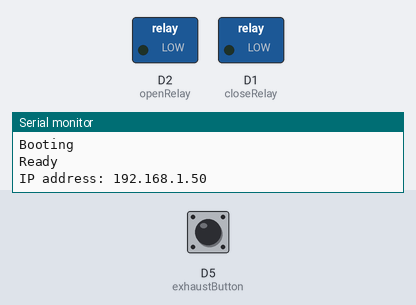
A sketch run on a simulated ESP8266 (NodeMCU). Shown: switched loads named in the sketch (green lamp = pin HIGH), the last lines printed to the serial monitor. Inputs (shaded band) come from the test bench; at power-on: D5 (exhaustButton) HIGH. WiFi joins after 1.5 s; servers stay silent unless stated; EEPROM starts erased.

Above: at 6.2 s.
6.3 s: D5 (exhaustButton) pulled LOW for 0.15 s
At 6.9 s:
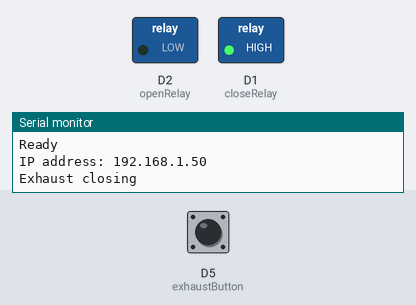
9.4 s: D5 (exhaustButton) pulled LOW for 1 s
At 10.5 s:
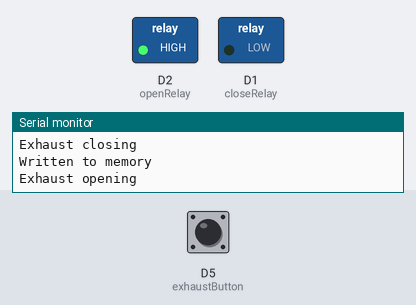
12.9 s: D5 (exhaustButton) pulled LOW for 3.2 s
At 15.8 s:
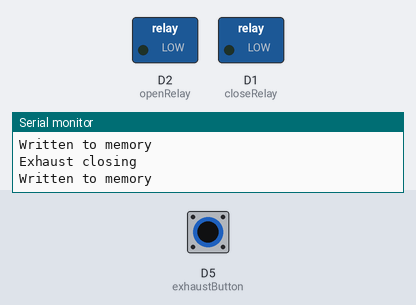
Timing chart, 0 to 17.3 s (numbered marks = the images above; inputs shaded):
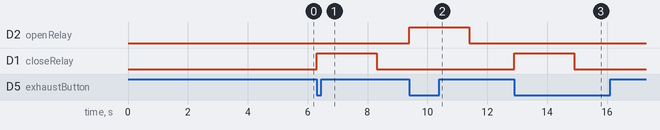

The sketch:

exhaust_d1_github.ino
```cpp
//Program for opening and closing exhaust
//Version 1
//
//2.19.2021
//By: Ken Zimny

//==========================//
//Included Libraries
//==========================//

//EEPROM
#include <EEPROM.h>

//OTA
#include <ESP8266WiFi.h>
#include <ESP8266mDNS.h>
#include <WiFiUdp.h>
#include <ArduinoOTA.h>

//==========================//
//Definitions
//==========================//

//I/O pins
#define openRelay D2
#define closeRelay D1
#define exhaustButton D5


//==========================//
//Vars and Constants
//==========================//

//Debounce int
int buttonState;             // the current reading from the input pin
int lastButtonState = LOW;   // the previous reading from the input pin
int buttonReading;
unsigned long lastDebounceTime = 0;  // the last time the output pin was toggled
unsigned long debounceDelay = 70;    // the debounce time; increase if the output flickers

//exhaust open/close logic
bool exhaustState = 0;

//button pressed logic
bool buttonPressed = 0;

//OAT
const char* ssid = "";
const char* password = "";


void setup() {
  // put your setup code here, to run once:

  Serial.begin(9600);
  Serial.println("Booting");
  WiFi.mode(WIFI_STA);
  WiFi.begin(ssid, password);
  delay(5000);
  ArduinoOTA.begin();
  Serial.println("Ready");
  Serial.print("IP address: ");
  Serial.println(WiFi.localIP());
  EEPROM.begin(512);
  pinMode(openRelay, OUTPUT);
  pinMode(closeRelay, OUTPUT);
  pinMode(exhaustButton, INPUT_PULLUP);

  //  EEPROM
  exhaustState = EEPROM.read(0);
}


void loop() {
  // put your main code here, to run repeatedly:

  ArduinoOTA.handle();

  //Read the exhaust button from the car
  if (digitalRead(exhaustButton) == LOW) {

    //reset the debouce
    if (digitalRead(exhaustButton) != lastButtonState) {
      lastDebounceTime = millis();
    }
    //debouuce the buttons
    if ((millis() - lastDebounceTime) > debounceDelay) {

      //Open or close the car exhaust
      if (exhaustState == 0 && buttonPressed == 0) {
        Serial.println ("Exhaust opening ");
        openExhaust();
        exhaustState = !exhaustState;
        EEPROM.write(0, exhaustState);
        EEPROM.commit();
        Serial.println ("Written to memory");
        buttonPressed = 1;
      }

      else if (exhaustState == 1 && buttonPressed == 0) {
        Serial.println ("Exhaust closing");
        closeExhaust();
        exhaustState = !exhaustState;
        EEPROM.write(0, exhaustState);
        EEPROM.commit();
        Serial.println ("Written to memory");
        buttonPressed = 1;
      }

    }
  }
  else {
    buttonPressed = 0;
  }
}

//Exhaust open/closed functions
void closeExhaust() {
  digitalWrite(closeRelay, HIGH); //active the close relay
  delay(2000);                    //wait 3 seconds to fully close the flaps
  digitalWrite(closeRelay, LOW);  //power off the relay
  delay(100);                     //delay added as pause between next button press
}

void openExhaust() {
  digitalWrite(openRelay, HIGH);  //active the close relay
  delay(2000);                    //wait 3 seconds to fully close the flaps
  digitalWrite(openRelay, LOW);   //power off the relay
  delay(100);                     //delay added as pause between next button press
}
```

Measured:
- after the input at 6.3 s, D1 (closeRelay): LOW → HIGH at once, → LOW 2.0 s later
- after the input at 9.4 s, D2 (openRelay): LOW → HIGH at once, → LOW 2.0 s later
- after the input at 12.9 s, D1 (closeRelay): LOW → HIGH at once, → LOW 2.0 s later
